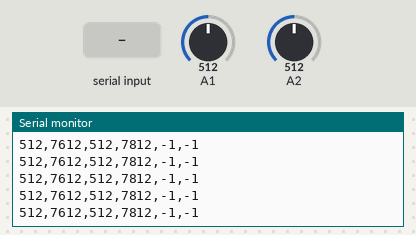
Bench run of a sketch on a simulated Arduino Mega 2560, built with avr-gcc and run on an emulated ATmega2560. Parts: the last lines printed to the serial monitor. The inputs (shaded band) are chosen by the test bench; at power-on: A1 = 512, A2 = 512.

Above: at 5.6 s.
5.7 s: A1 set to 716
At 5.97 s:
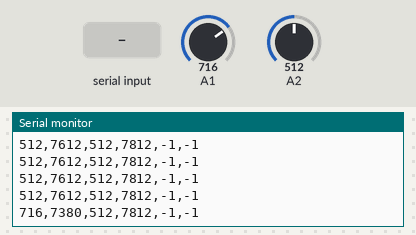
8.7 s: A2 set to 716
At 8.78 s:
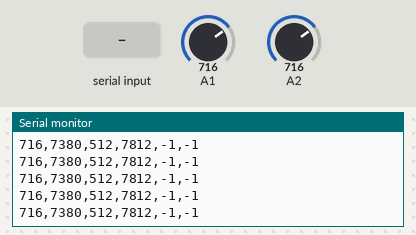
10.2 s: A1 set to 900
At 10.39 s:
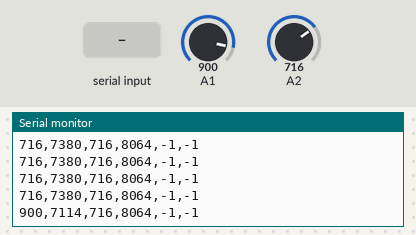
11.7 s: "1" received over the second serial link
13.2 s: "0" received over the second serial link
14.7 s: A2 set to 900
At 14.77 s:
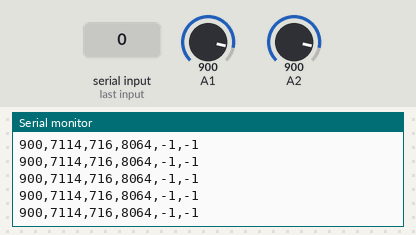
Timing chart, 0 to 17.2 s (numbered marks = the images above; inputs shaded):
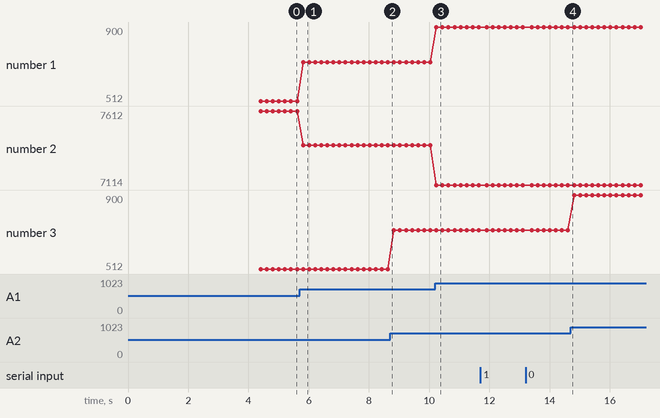

Measured:
- after the input at 5.7 s, the serial monitor: prints a new line after 0.11 s (image 1)
- after the input at 10.2 s, the serial monitor: prints a new line at once (image 3)
- plotted number 1: 512 → 716 after the input at 5.7 s, 716 → 900 after the input at 10.2 s
- plotted number 2: 7612 → 7380 after the input at 5.7 s, 7380 → 7114 after the input at 10.2 s

The sketch:

servo_luminous_aa170708_2.ino
```cpp
//KONDOのサーボをICS規格で動かす

//ID設定

//トライステートバッファを使った半二重通信
//arduinoMEGA用

//インバーターを使って二つのトライステートバッファを一本の線で制御する

//シリアル通信のタイムアウトを短く設定
//サーボの片方と通信できない場合に、もう片方が正常でも、受信待ちのために正常な方にもラグが発生してしまう為。

#include <Wire.h>
#include <string.h>

#undef int
#include <stdio.h>

uint8_t outbuf[6];    // array to store arduino output

const byte ICS_POS_CMD = 0x80;
const byte ICS_PARA_READ_COMMND = 0xA0;
const byte ICS_PARA_WRITE_COMMND = 0xC0;
const byte SUB_EEPROM_COMMND = 0x00;
const byte SUB_ST_COMMND = 0x01;
const byte SUB_SP_COMMND = 0x02;
const byte SUB_TMP_COMMND = 0x04;
const byte ICS_ID_CMD = 0xE0;
const byte SUB_ID_COMMND = 0x01;

unsigned short sv_pos=7500;
boolean pushFlg=false;
boolean pushIgn=false;
unsigned long t_push=0;

const int EN_RX_H=2;
const int EN_RX_V=3;

const int SV_H = 1;
const int SV_V = 2;


void servoMove(int js_h_val, int js_v_val){
  /* 調整用数値 */
  const int SV_V_L=8196;
  const int SV_V_N=7812;
  const int SV_V_R=7438;
  const int SV_H_U=7114;
  const int SV_H_N=7612;
  const int SV_H_D=8092;

  const int JS_V_L=800;
  const int JS_V_N=455;
  const int JS_V_R=210;
  const int JS_H_U=900;
  const int JS_H_N=455;
  const int JS_H_D=230;

   // 3500...7500...11500
   // -135...0...   135    [deg]

    // js_h_val 230...550...900 (down..neutral..up)
    // js_v_val 195...550...800 (right..neutral..left)


    //sv_h -8...0...8[deg]  7263..7500..7737
    //sv_v -8...0...8[deg]  7263..7500..7737


  int sv_pos_H, sv_pos_V;

/*
  sv_pos_H = map(js_h_val,230,900,8092,7114);
  //if(sv_pos_H>7500) sv_pos_H=7500;
  sv_pos_V = map(js_v_val,195,800,8427,9388);
  //sv_pos_V=6462;
*/


/* JSのDZ対策　開始12*/
    const int DZ = 100;

    if(js_h_val<=JS_H_N+DZ && js_h_val>=JS_H_N-DZ){
      sv_pos_H=SV_H_N;
    }else if(js_h_val>JS_H_N+DZ){
      sv_pos_H = map(js_h_val,JS_H_N+DZ,JS_H_U,SV_H_N,SV_H_U);
    }else if(js_h_val<JS_H_N-DZ){
      sv_pos_H = map(js_h_val,JS_H_D,JS_H_N-DZ,SV_H_D,SV_H_N);
    }

    if(js_v_val<=JS_V_N+DZ && js_v_val>=JS_V_N-DZ){
      sv_pos_V=SV_V_N;
    }else if(js_v_val>JS_V_N+DZ){
      sv_pos_V = map(js_v_val,JS_V_N+DZ,JS_V_L,SV_V_N,SV_V_L);
    }else if(js_v_val<JS_V_N-DZ){
      sv_pos_V = map(js_v_val,JS_V_R,JS_V_N-DZ,SV_V_R,SV_V_N);
    }
/* JSのDZ対策　終了 */

  Serial.print(js_h_val);
  Serial.print(",");
  Serial.print(sv_pos_H);
  Serial.print(",");
  Serial.print(js_v_val);
  Serial.print(",");
  Serial.print(sv_pos_V);
  Serial.print(",");
/* 変換後の値をサーボに送信する */
  Serial.print(ics_set_pos(1,sv_pos_H,SV_H));
  Serial.print(",");
  Serial.println(ics_set_pos(2,sv_pos_V,SV_V));
}


///
/// 送受信する
///
bool Synchronize(byte *txBuff, size_t txLength, byte *rxBuff, size_t rxLength, int svSel){
  int size; //受信したbyte数

  if(svSel == SV_H){
    if (Serial1 == false) return false;
    enTX(svSel);
    Serial1.write(txBuff, txLength);
    Serial1.flush();   //送信が終わるのを待つ
    enRX(svSel);
    size = Serial1.readBytes(rxBuff, rxLength);
    Serial1.flush();
  }else if(svSel == SV_V){
    if (Serial2 == false) return false;
    enTX(svSel);
    Serial2.write(txBuff, txLength);
    Serial2.flush();   //送信が終わるのを待つ
    enRX(svSel);
    size = Serial2.readBytes(rxBuff, rxLength);
    Serial2.flush();
  }else{
    return false;
  }

  if (size != rxLength) return false; //指定した受信数かどうか確認

  return true;
}

///
/// ポジションコマンドを送る
///
int ics_set_pos(byte id,unsigned short pos,int svSel){
  byte tx_data[3];
  byte rx_data[3];
  bool flag;
  int rAngle;   //受信した角度データ
  /// 送信コマンドを作成
  tx_data[0] = ICS_POS_CMD + id;
  tx_data[1] = (byte)((pos & 0x3F80) >> 7);
  tx_data[2] = (byte)(pos & 0x007F);

  //送受信を行う
  flag = Synchronize(tx_data,3,rx_data,3,svSel);

  if(flag == false) //失敗した場合は-1を返す
  {
    return -1;
  }

  rAngle = ((rx_data[1] << 7) & 0x3F80) + (rx_data[2] & 0x007F);

  return rAngle;
}

///
/// ストレッチを変更する
///
bool ics_set_st(byte id,byte stData,int svSel){
  byte tx_data[3];
  byte rx_data[3];
  bool flag;
  /// 送信コマンドを作成
  tx_data[0] = ICS_PARA_WRITE_COMMND + id;
  tx_data[1] = SUB_ST_COMMND;
  tx_data[2] = stData;

  //送受信を行う
  flag = Synchronize(tx_data,3,rx_data,3,svSel);

  if(flag == false) //失敗した場合は-1を返す
  {
    return -1;
  }

  return flag;
}

///
/// スピードを変更する
///
bool ics_set_sp(byte id,byte spData,int svSel){
  byte tx_data[3];
  byte rx_data[3];
  bool flag;
  /// 送信コマンドを作成
  tx_data[0] = ICS_PARA_WRITE_COMMND + id;
  tx_data[1] = SUB_SP_COMMND;
  tx_data[2] = spData;

  //送受信を行う
  flag = Synchronize(tx_data,3,rx_data,3,svSel);

  if(flag == false) //失敗した場合は-1を返す
  {
    return -1;
  }
  return flag;
}

///
/// IDを変更する
///
void ics_set_id(byte id,int svSel){
  byte tx_data[3];
  byte rx_data[1];
  bool flag;
  int rId;   //受信した角度データ
  /// 送信コマンドを作成
  tx_data[0] = ICS_ID_CMD + id;
  tx_data[1] = SUB_ID_COMMND; //ID書き込み
  tx_data[2] = SUB_ID_COMMND; //ID書き込み
  tx_data[3] = SUB_ID_COMMND; //ID書き込み

  //送受信を行う
  flag = Synchronize(tx_data,4,rx_data,1,svSel);
}

///
/// 温度を取得する
///
int ics_get_tmp(byte id,int svSel){
  byte tx_data[2];
  byte rx_data[3];
  bool flag;
  int rTemp;   //受信した温度データ
  /// 送信コマンドを作成
  tx_data[0] = ICS_PARA_READ_COMMND + id;
  tx_data[1] = SUB_TMP_COMMND;

  //送受信を行う
  flag = Synchronize(tx_data,2,rx_data,3,svSel);

  if(flag == false) //失敗した場合は-1を返す
  {
    return -1;
  }

  //rx_data[2]=60 -> T=30℃
  //rx_data[2]=30 -> T=100℃
  //温度=(-7/3)rx_data[2]+170
  rTemp =  rx_data[2];
  //rTemp = (-7/3)*(double)rx_data[2]+170.0;

  return rTemp;
}

//トライステートバッファ制御
void enTX(int svSel){
  if(svSel==SV_H)  digitalWrite(EN_RX_H,HIGH);
  if(svSel==SV_V)  digitalWrite(EN_RX_V,HIGH);
}
void enRX(int svSel){
  if(svSel==SV_H)  digitalWrite(EN_RX_H,LOW);
  if(svSel==SV_V)  digitalWrite(EN_RX_V,LOW);
}

void setup (){
  //トライステートバッファ制御用ピン
  pinMode(EN_RX_H,OUTPUT);
  pinMode(EN_RX_V,OUTPUT);

  Serial.begin(9600);
  Serial.print ("Initializing...\n");

  //SV
  Serial1.begin(115200, SERIAL_8E1);  //UARTの通信設定
  Serial2.begin(115200, SERIAL_8E1);
  //LOG
  Serial3.begin(9600);


  //タイムアウトの設定
  Serial.setTImeout(100);
  Serial1.setTimeout(100);
  Serial2.setTimeout(100);
  Serial3.setTimeout(100);

  delay(1000);
  ics_set_id(1,SV_H);
  ics_set_id(2,SV_V);
  delay(1000);
  ics_set_sp(2,127,SV_V);
  delay(1000);
  ics_set_st(2,127,SV_V);
  delay(1000);

  Serial.print ("Finished setup\n");
}

void loop (){

  //Serial.println(ics_set_pos(1,8092,SV_H));
  //Serial.println(ics_set_pos(2,6225,SV_V));
  //delay(500);
  //Serial.println(ics_set_pos(1,8092,SV_H));
  //Serial.println(ics_set_pos(2,6699,SV_V));
  //delay(500);
  /*
  for(int i=0;i<=3;i++){
    Serial.print(analogRead(i));
    Serial.print(",");
  }
  Serial.print(ics_set_pos(1,0,SV_H));
  Serial.print(",");
  Serial.println(ics_set_pos(2,0,SV_V));

/*
  for(int i=0;i<=3;i++){
    Serial.print(analogRead(i));
    Serial.print(",");
  }
  Serial.print("\n");
  */
  servoMove(analogRead(1),analogRead(2));

}
```
